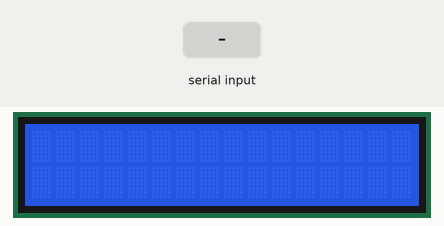
This sketch was run on a simulated Arduino Uno, built with avr-gcc and run on an emulated ATmega328P. On the bench: 16×2 character LCD. The inputs (shaded band) are chosen by the test bench. What the sketch prints to the serial monitor is not drawn.

Above: at 1.2 s.
1.3 s: byte 30 received over Serial
2.8 s: byte 90 received over Serial
At 4.0 s:
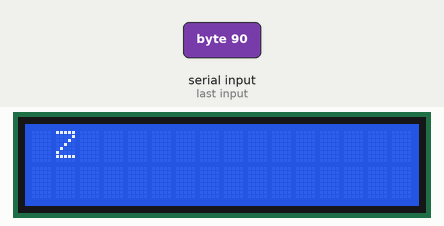
4.3 s: byte 120 received over Serial
At 5.2 s:
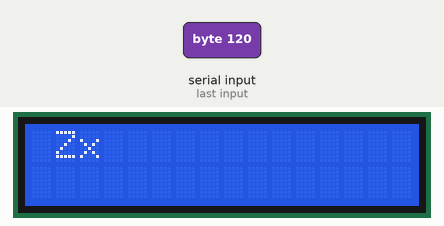
5.8 s: byte 30 received over Serial
7.3 s: byte 90 received over Serial
At 8.5 s:
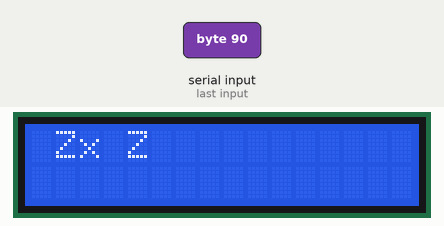
8.8 s: byte 120 received over Serial
At 9.8 s:
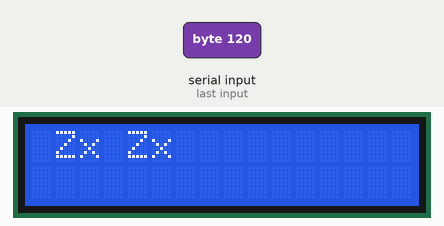
Timing chart, 0 to 11.3 s (numbered marks = the images above; inputs shaded):
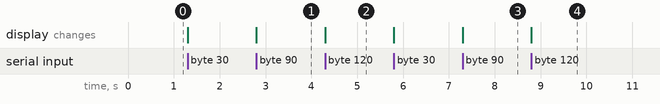

Measured:
- after the input at 2.8 s, the display: changes at once (image 1)
- after the input at 4.3 s, the display: changes at once (image 2)
- after the input at 7.3 s, the display: changes at once (image 3)
- after the input at 8.8 s, the display: changes at once (image 4)

The sketch:

Serial_Read.ino
```cpp
#include <LiquidCrystal.h>


const int rs = 10;
const int en = 9;
const int d4 = 4;
const int d5 = 5;
const int d6 = 6;
const int d7 = 7;


LiquidCrystal lcd(rs, en, d4, d5, d6, d7);


void setup()
{
  Serial.begin(9600);
  lcd.begin(16,2);
  lcd.setCursor(0,0);
  }

char ch = 0;
int col=0;
int row=0;


void loop() {
  if (Serial.available() > 0)
  {
    ch = Serial.read();
      Serial.print(ch); //Printing the Data to the Serial Monitor
      Serial.println(); //Proceeding to next line in Serial Monitor
      lcd.setCursor(col,row); //Placing Cursor
      lcd.print(ch); //Sending the Data to LCD
      col++; //Increasing the column number

       if(col>15)
      {
        row++;
        col=0;
        lcd.print(ch);
      }
    }

    }
```
